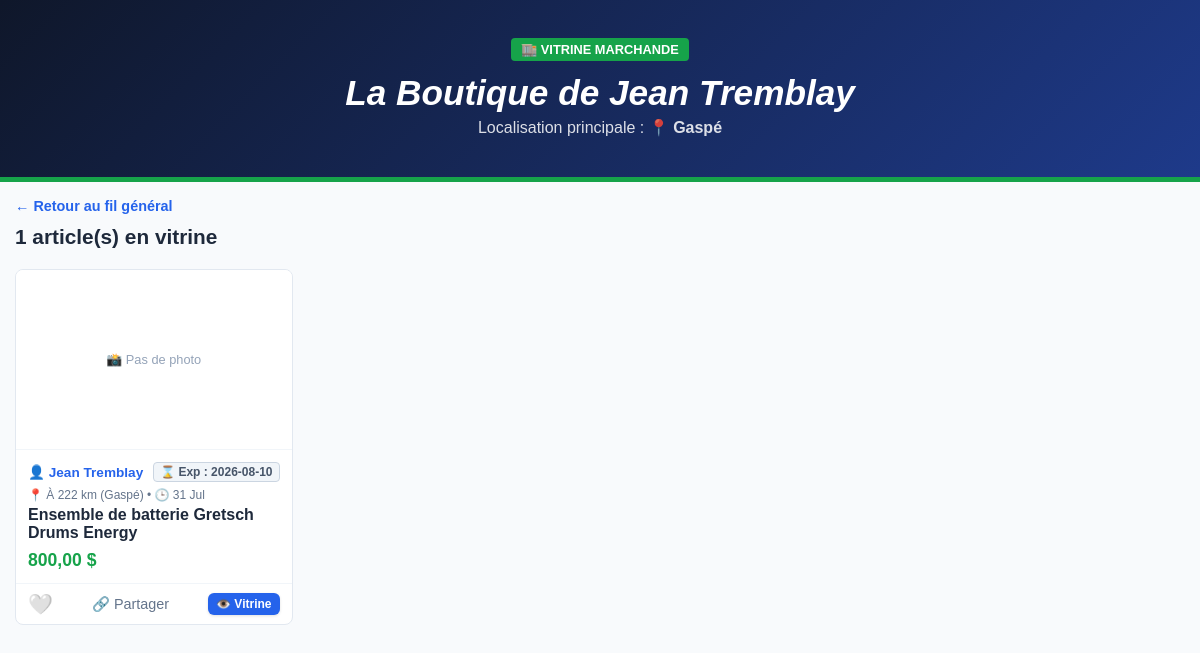
The app's page /store.php?id=19 (signed in) with its own data.
### tables this page shows
CREATE TABLE `jevend_utilisateurs` (
  `id_utilisateur` int(11) NOT NULL AUTO_INCREMENT,
  `nom` varchar(100) NOT NULL,
  `courriel` varchar(150) NOT NULL,
  `cellulaire` varchar(20) NOT NULL,
  `mot_de_passe` varchar(255) NOT NULL,
  `id_ville` int(11) NOT NULL,
  `description_magasin` text DEFAULT NULL,
  `filtre_region_defaut` enum('SEULE','TOUTES') NOT NULL DEFAULT 'SEULE',
  `role` enum('membre','admin') NOT NULL DEFAULT 'membre',
  `statut` enum('actif','bloque') NOT NULL DEFAULT 'actif',
  `jeton_connexion` varchar(64) DEFAULT NULL,
  `jeton_expiration` datetime DEFAULT NULL,
  `date_inscription` timestamp NULL DEFAULT current_timestamp(),
  `type_compte` enum('particulier','pro') DEFAULT 'particulier',
  `nom_entreprise` varchar(150) DEFAULT NULL,
  `neq` varchar(50) DEFAULT NULL,
  `telephone_pro` varchar(30) DEFAULT NULL,
  `adresse_pro` varchar(255) DEFAULT NULL,
  `site_web` varchar(255) DEFAULT NULL,
  `logo_pro` varchar(255) DEFAULT NULL,
  PRIMARY KEY (`id_utilisateur`),
  UNIQUE KEY `courriel` (`courriel`),
  KEY `fk_utilisateurs_ville` (`id_ville`),
  CONSTRAINT `fk_utilisateurs_ville` FOREIGN KEY (`id_ville`) REFERENCES `jevend_villes` (`id_ville`)
);

CREATE TABLE `jevend_villes` (
  `id_ville` int(11) NOT NULL AUTO_INCREMENT,
  `id_region` int(11) NOT NULL,
  `nom_ville` varchar(100) NOT NULL,
  `latitude` decimal(10,8) DEFAULT NULL,
  `longitude` decimal(11,8) DEFAULT NULL,
  PRIMARY KEY (`id_ville`),
  KEY `fk_villes_region` (`id_region`),
  CONSTRAINT `fk_villes_region` FOREIGN KEY (`id_region`) REFERENCES `jevend_regions` (`id_region`) ON DELETE CASCADE
);

CREATE TABLE `jevend_annonces` (
  `id_annonces` int(11) NOT NULL AUTO_INCREMENT,
  `id_utilisateur` int(11) NOT NULL,
  `id_categorie` int(11) NOT NULL,
  `titre_objet_nettoye` varchar(60) NOT NULL,
  `description_service` text DEFAULT NULL,
  `prix` decimal(10,2) DEFAULT NULL,
  `prix_promo` decimal(10,2) DEFAULT NULL,
  `date_fin_promo` datetime DEFAULT NULL,
  `image_courante` varchar(255) DEFAULT NULL,
  `date_creation` timestamp NULL DEFAULT current_timestamp(),
  `date_expiration` datetime NOT NULL,
  `statut` enum('actif','vendu','expire','inactif') NOT NULL DEFAULT 'actif',
  `statut_vente` varchar(20) NOT NULL DEFAULT 'disponible',
  `nb_vues_visiteurs` int(11) NOT NULL DEFAULT 0,
  `nb_vues_membres` int(11) NOT NULL DEFAULT 0,
  `nb_clics_contact` int(11) NOT NULL DEFAULT 0,
  PRIMARY KEY (`id_annonces`),
  KEY `fk_annonces_utilisateur` (`id_utilisateur`),
  KEY `fk_annonces_categorie` (`id_categorie`),
  CONSTRAINT `fk_annonces_categorie` FOREIGN KEY (`id_categorie`) REFERENCES `jevend_categories` (`id_categorie`),
  CONSTRAINT `fk_annonces_utilisateur` FOREIGN KEY (`id_utilisateur`) REFERENCES `jevend_utilisateurs` (`id_utilisateur`) ON DELETE CASCADE
);

### fonctions_geoloc.php (called while the page is built, shortened)
<?php
function calculerDistanceVilles($bdd, $id_ville_1, $id_ville_2) {
    try {
        $stmt = $bdd->prepare("SELECT id_ville, latitude, longitude FROM jevend_villes WHERE id_ville IN (?, ?)");
        $stmt->execute([$id_ville_1, $id_ville_2]);
        $villes = $stmt->fetchAll(PDO::FETCH_UNIQUE);
        $lat1 = deg2rad((float)$villes[$id_ville_1]['latitude']);
        $lon1 = deg2rad((float)$villes[$id_ville_1]['longitude']);
        $lat2 = deg2rad((float)$villes[$id_ville_2]['latitude']);
        $lon2 = deg2rad((float)$villes[$id_ville_2]['longitude']);
        $vitesse_terre = 6371;
        $dlat = $lat2 - $lat1;
        $dlon = $lon2 - $lon1;
        $a = sin($dlat / 2) * sin($dlat / 2) + cos($lat1) * cos($lat2) * sin($dlon / 2) * sin($dlon / 2);
        $c = 2 * atan2(sqrt($a), sqrt(1 - $a));
        return $vitesse_terre * $c;
    } catch (PDOException $e) {
        return null;
    }
}
function obtenirTexteDistance($bdd, $id_ville_acheteur, $id_ville_vendeur, $nom_ville_vendeur, $id_auteur_annonce, $id_utilisateur_connecte) {
    $distance = calculerDistanceVilles($bdd, $id_ville_acheteur, $id_ville_vendeur);
    return "📍 À " . round($distance) . " km (" . htmlspecialchars($nom_ville_vendeur) . ")";
}

### store.php (the view, shortened to what this page needs)
<?php
require_once 'config.php';
require_once 'fonctions_geoloc.php';
$id_vendeur = isset($_GET['id']) ? (int)$_GET['id'] : 0;
$id_utilisateur_connecte = $_SESSION['id_utilisateur'] ?? null;
$id_ville_acheteur = null;
if ($id_utilisateur_connecte) {
    try {
        $stmt_acheteur = $bdd->prepare("SELECT id_ville FROM jevend_utilisateurs WHERE id_utilisateur = ?");
        $stmt_acheteur->execute([$id_utilisateur_connecte]);
        $id_ville_acheteur = $stmt_acheteur->fetchColumn();
    } catch (PDOException $e) { }
}
try {
    $stmt_vendeur = $bdd->prepare("
        SELECT u.nom, u.description_magasin, v.nom_ville
        FROM jevend_utilisateurs u
        JOIN jevend_villes v ON u.id_ville = v.id_ville
        WHERE u.id_utilisateur = ? AND u.statut = 'actif'
    ");
    $stmt_vendeur->execute([$id_vendeur]);
    $vendeur = $stmt_vendeur->fetch();
    $sql_stock = "
        SELECT a.*, u.nom AS vendeur_nom, u.id_ville AS vendeur_ville_id, v.nom_ville AS vendeur_ville_nom,
               IF(le.id_envie IS NOT NULL, 1, 0) AS est_favoris,
               (SELECT COUNT(*) FROM jevend_listes_envie WHERE id_annonce = a.id_annonces) AS nb_envies
        FROM jevend_annonces a
        JOIN jevend_utilisateurs u ON a.id_utilisateur = u.id_utilisateur
        JOIN jevend_villes v ON u.id_ville = v.id_ville
        LEFT JOIN jevend_listes_envie le ON a.id_annonces = le.id_annonce AND le.id_utilisateur = :id_user
        WHERE a.id_utilisateur = :id_vendeur AND a.statut = 'actif'
        ORDER BY a.date_creation DESC
    ";
    $stmt_stock = $bdd->prepare($sql_stock);
    $stmt_stock->bindValue(':id_user', $id_utilisateur_connecte, PDO::PARAM_INT);
    $stmt_stock->bindValue(':id_vendeur', $id_vendeur, PDO::PARAM_INT);
    $stmt_stock->execute();
    $stock_annonces = $stmt_stock->fetchAll();
} catch (PDOException $e) {
    die("Erreur critique d'affichage de la boutique : " . $e->getMessage());
}
?>
<!DOCTYPE html>
<html lang="fr">
<head>
    <link rel="stylesheet" href="style.css">
    <link rel="stylesheet" href="style_index.css?v=1.2">
</head>
<body class="admin-body">
    <div class="store-header-zone">
        <span style="background:#16a34a; color:#fff; padding:4px 10px; border-radius:4px; font-size:0.8rem; font-weight:bold; text-transform:uppercase;">🏬 Vitrine Marchande</span>
        <h1 style="margin: 15px 0 5px 0; font-size: 2.2rem; font-style: italic;">La Boutique de <?= htmlspecialchars($vendeur['nom']) ?></h1>
        <p style="margin: 0; opacity: 0.85; font-size: 1rem;">Localisation principale : <strong>📍 <?= htmlspecialchars($vendeur['nom_ville']) ?></strong></p>
    </div>
    <div class="nav-bar-store">
        <a href="index.php" class="btn-back">← Retour au fil général</a>
    </div>
    <div class="admin-conteneur">
        <h2 style="font-size: 1.3rem; margin-top: 10px; color: #1e293b;"><?= count($stock_annonces) ?> article(s) en vitrine</h2>
        <div class="flux-grille" id="fil-actualite">
            <?php
            foreach ($stock_annonces as $annonce):
                $fichier_image = !empty($annonce['image_courante']) ? $annonce['image_courante'] : '';
                $chemin_complet_image = "uploads/" . $fichier_image;
                $a_promo = false;
                $prix_promo_affiche = 0;
                $date_exp_formatee = date('Y-m-d', strtotime($annonce['date_expiration']));
                ?>
                <div class="carte-annonce" style="<?= $a_promo ? 'border: 2px solid #dc2626;' : '' ?>">
                    <div class="carte-image-zone">
                        <?php if(!empty($annonce['image_courante']) && file_exists($chemin_complet_image)): ?>
                            <img src="<?= htmlspecialchars($chemin_complet_image) ?>" alt="<?= htmlspecialchars($annonce['titre_objet_nettoye']) ?>">
                        <?php else: ?>
                            <div style="color: #94a3b8; font-size: 0.8rem; text-align: center; padding: 10px;">📸 Pas de photo</div>
                        <?php endif; ?>
                    </div>
                    <div class="carte-corps">
                        <div class="carte-vendeur-ligne">
                            <span class="vendeur-nom">👤 <?= htmlspecialchars($annonce['vendeur_nom']) ?></span>
                            <span style="font-size: 0.75rem; color: #475569; font-weight: bold; background: #f1f5f9; padding: 2px 6px; border-radius: 4px; border: 1px solid #cbd5e1;">
                                ⌛ Exp : <?= $date_exp_formatee ?>
                            </span>
                        </div>
                        <div class="carte-meta-ligne">
                            <?= obtenirTexteDistance($bdd, $id_ville_acheteur, $annonce['vendeur_ville_id'], $annonce['vendeur_ville_nom'], $annonce['id_utilisateur'], $id_utilisateur_connecte) ?> • 🕒 <?= date('d M', strtotime($annonce['date_creation'])) ?>
                        </div>
                        <h3 class="carte-titre" title="<?= htmlspecialchars($annonce['titre_objet_nettoye']) ?>"><?= htmlspecialchars($annonce['titre_objet_nettoye']) ?></h3>
                        <div class="carte-prix">
                            <?php if ($a_promo): ?>
                                <del style="color: #94a3b8; font-size: 0.85rem; margin-right: 6px; font-weight: normal;">
                                    <?= number_format((float)$annonce['prix'], 2, ',', ' ') ?> $
                                </del>
                                <span style="color: #dc2626; font-weight: bold;"><?= number_format($prix_promo_affiche, 2, ',', ' ') ?> $</span>
                            <?php else: ?>
                                <?= number_format((float)$annonce['prix'], 2, ',', ' ') ?> $
                            <?php endif; ?>
                        </div>
                    </div>
                    <div class="carte-actions">
                        <button class="btn-favoris" data-id="<?= $annonce['id_annonces'] ?>" title="Favoris">
                            <?= ($annonce['est_favoris'] == 1) ? '❤️' : '🤍' ?>
                        </button>
                        <button style="background:none; border:none; cursor:pointer; font-size:0.9rem; color:#64748b; padding:0;" onclick="partagerAnnonce(<?= $annonce['id_annonces'] ?>, '<?= htmlspecialchars(addslashes($annonce['titre_objet_nettoye']), ENT_QUOTES) ?>')">
                            🔗 Partager
                        </button>
                        <?php if (isset($annonce['statut_vente']) && $annonce['statut_vente'] === 'vendu'): ?>
                            <a href="details.php?id=<?= $annonce['id_annonces'] ?>" class="btn-action" style="margin:0; padding:4px 8px; font-size:0.75rem; text-decoration:none; width:auto; background-color:#64748b;">📂 Archives</a>
                        <?php else: ?>
                            <a href="details.php?id=<?= $annonce['id_annonces'] ?>" class="btn-action" style="margin:0; padding:4px 8px; font-size:0.75rem; text-decoration:none; width:auto; <?= $a_promo ? 'background-color:#dc2626;' : '' ?>">👁️ Vitrine</a>
                        <?php endif; ?>
                    </div>
                </div>
            <?php endforeach; ?>
        </div>
    </div>
</body>
</html>

### style.css (style rules this page uses)
body { background-color: #f8fafc; color: #1e293b; font-family: Arial, sans-serif; display: flex; align-items: center; justify-content: center; min-height: 100vh; margin: 0; padding: 20px; box-sizing: border-box; }
.btn-action { width: 100%; padding: 12px; background-color: #2563eb; color: #ffffff; border: none; font-weight: bold; border-radius: 4px; cursor: pointer; font-size: 1rem; margin-top: 10px; transition: background-color 0.2s; }
.admin-body { background-color: #f8fafc; color: #1e293b; font-family: Arial, sans-serif; margin: 0; padding: 0; display: block; min-height: 100vh; }
.admin-conteneur { padding: 30px; max-width: 1200px; margin: 0 auto; }

### style_index.css (style rules this page uses)
.admin-conteneur { max-width: 1200px; margin: 0 auto; padding: 0 15px; box-sizing: border-box; }
.flux-grille { display: grid; grid-template-columns: repeat(auto-fill, minmax(250px, 1fr)); gap: 20px; margin-top: 20px; }
.carte-annonce { background: #ffffff; border: 1px solid #e2e8f0; border-radius: 8px; overflow: hidden; display: flex; flex-direction: column; transition: transform 0.2s ease; }
.carte-image-zone { width: 100%; height: 180px; background-color: #ffffff; border-bottom: 1px solid #f1f5f9; overflow: hidden; display: flex; align-items: center; justify-content: center; padding: 5px; box-sizing: border-box; position: relative; }
.carte-corps { padding: 12px; flex-grow: 1; display: flex; flex-direction: column; }
.carte-vendeur-ligne { display: flex; justify-content: space-between; align-items: center; font-size: 0.85rem; margin-bottom: 6px; }
.vendeur-nom { font-weight: bold; color: #2563eb; }
.carte-meta-ligne { font-size: 0.75rem; color: #64748b; margin-bottom: 4px; }
.carte-titre { font-size: 1rem; font-weight: bold; color: #1e293b; margin: 0 0 6px 0; display: -webkit-box; -webkit-line-clamp: 2; -webkit-box-orient: vertical; overflow: hidden; height: 2.4rem; }
.carte-prix { font-size: 1.1rem; font-weight: bold; color: #16a34a; margin-top: auto; }
.carte-actions { display: flex; border-top: 1px solid #f1f5f9; padding: 8px 12px; gap: 8px; align-items: center; justify-content: space-between; }
.btn-action { display: inline-block; background-color: #2563eb; color: #ffffff !important; padding: 6px 14px; border-radius: 6px; font-weight: bold; font-size: 0.8rem; text-decoration: none; text-align: center; border: none; cursor: pointer; box-shadow: 0 1px 3px rgba(0, 0, 0, 0.12); transition: background-color 0.2s ease, transform 0.1s ease; }
.btn-favoris { background: none; border: none; cursor: pointer; font-size: 1.25rem; padding: 0; transition: transform 0.1s ease; }
.store-header-zone { width: 100%; background: linear-gradient(135deg, #0f172a, #1e3a8a); color: #ffffff; padding: 40px 20px; text-align: center; border-bottom: 5px solid #16a34a; box-sizing: border-box; }
.nav-bar-store { max-width: 1200px; margin: 15px auto 0 auto; padding: 0 15px; }
.btn-back { display: inline-block; text-decoration: none; color: #2563eb; font-weight: bold; font-size: 0.9rem; }

### records on screen
jevend_utilisateurs: nom "Jean Tremblay", id_ville.nom_ville "Gaspé"
jevend_annonces: shows "📸 Pas de photo", id_utilisateur.nom "Jean Tremblay", date_expiration "2026-08-10", id_utilisateur "📍 À 222 km (Gaspé)", date_creation "31 Jul", titre_objet_nettoye "Ensemble de batterie Gretsch Drums Energy", prix "800,00"

### other values on screen
count($stock_annonces) "1"
